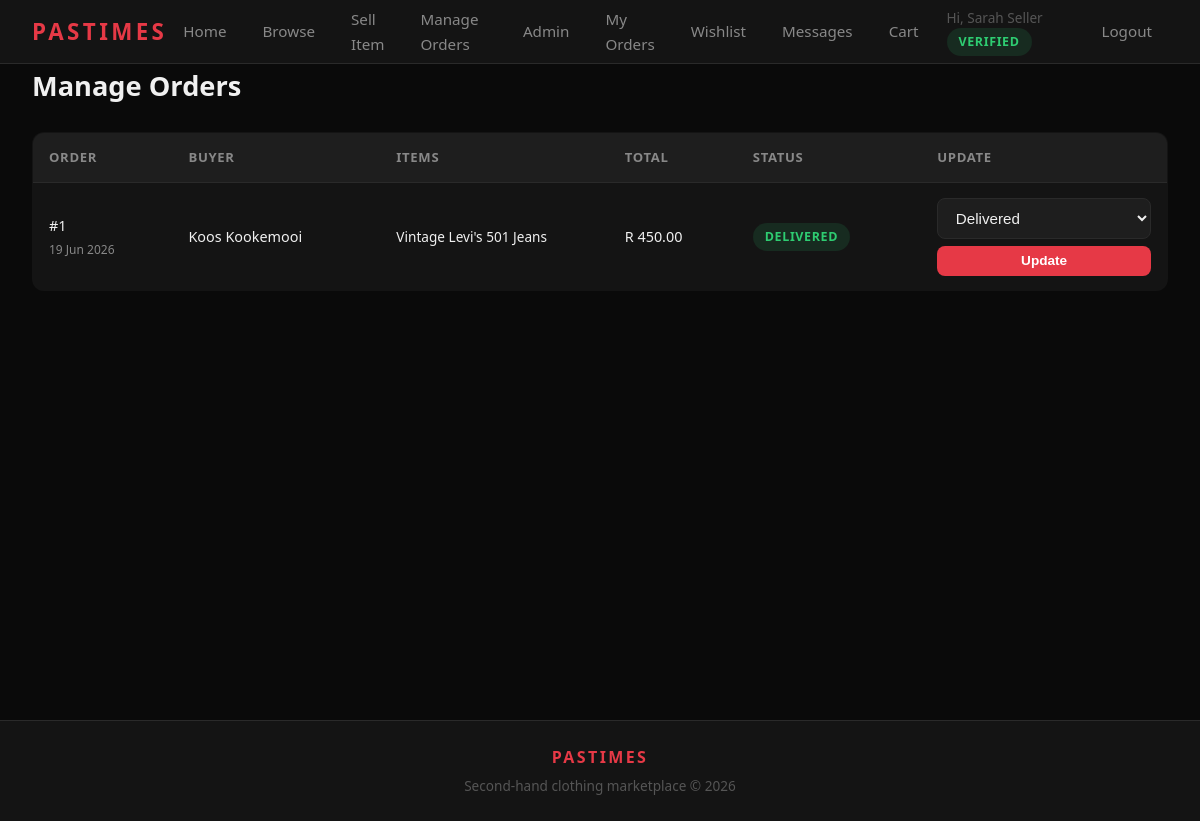
The app's page /orders/manage.php (signed in) with its own data.
### tables this page shows
CREATE TABLE tblOrders (
    id               INT           AUTO_INCREMENT PRIMARY KEY,
    buyer_id         INT           NOT NULL,
    total            DECIMAL(10,2) NOT NULL,
    delivery_address TEXT          NOT NULL,
    status           ENUM('Pending','Packed','In Transit','Delivered') NOT NULL DEFAULT 'Pending',
    tracking_number  VARCHAR(100)  NULL,
    payment_method   ENUM('Credit Card','Debit Card') NULL,
    created_at       DATETIME      DEFAULT CURRENT_TIMESTAMP,
    FOREIGN KEY (buyer_id) REFERENCES tblUser(id) ON DELETE RESTRICT,
    INDEX idx_buyer  (buyer_id),
    INDEX idx_status (status)
);

CREATE TABLE tblUser (
    id                  INT          AUTO_INCREMENT PRIMARY KEY,
    name                VARCHAR(100) NOT NULL,
    email               VARCHAR(100) NOT NULL UNIQUE,
    password_hash       VARCHAR(255) NOT NULL,
    role                ENUM('buyer','seller','admin') NOT NULL DEFAULT 'buyer',
    is_verified         TINYINT(1)   NOT NULL DEFAULT 0,
    seller_request      ENUM('none','pending','approved','rejected') NOT NULL DEFAULT 'none',
    seller_request_note TEXT         NULL,
    created_at          DATETIME     DEFAULT CURRENT_TIMESTAMP,
    last_login          DATETIME     NULL,
    INDEX idx_email (email),
    INDEX idx_role  (role)
);

### orders/manage.php (the view, shortened to what this page needs)
<?php
require_once __DIR__ . '/../config/db.php';
require_once __DIR__ . '/../includes/functions.php';
$stmt = mysqli_prepare($conn,
    "SELECT DISTINCT o.*, u.name AS buyer_name,
            GROUP_CONCAT(p.title SEPARATOR ', ') AS product_titles
     FROM tblOrders o
     JOIN order_items oi ON o.id = oi.order_id
     JOIN tblProducts p  ON oi.product_id = p.id
     JOIN tblUser u      ON o.buyer_id = u.id
     WHERE p.seller_id = ?
     GROUP BY o.id
     ORDER BY o.created_at DESC");
mysqli_stmt_bind_param($stmt, 'i', $_SESSION['user_id']);
mysqli_stmt_execute($stmt);
$orders = mysqli_fetch_all(mysqli_stmt_get_result($stmt), MYSQLI_ASSOC);
require_once __DIR__ . '/../includes/header.php';
?>
<h1 class="page-title">Manage Orders</h1>
<?php if (empty($orders)): ?>
    <div class="alert alert-error">No orders for your products yet.</div>
<?php else: ?>
<div class="table-wrap">
    <table class="data-table">
        <thead>
            <tr><th>Order</th><th>Buyer</th><th>Items</th><th>Total</th><th>Status</th><th>Update</th></tr>
        </thead>
        <tbody>
            <?php foreach ($orders as $o): ?>
            <tr>
                <td>#<?php echo $o['id']; ?><br><small class="text-muted"><?php echo date('d M Y', strtotime($o['created_at'])); ?></small></td>
                <td><?php echo h($o['buyer_name']); ?></td>
                <td style="max-width:160px; font-size:0.85rem;"><?php echo h($o['product_titles']); ?></td>
                <td>R <?php echo number_format($o['total'], 2); ?></td>
                <td><?php echo statusBadge($o['status']); ?></td>
                <td>
                    <form method="POST" action="" style="display:flex;flex-direction:column;gap:0.4rem;min-width:140px;">
                        <select name="status" class="form-control">
                            <?php foreach (['Pending','Packed','In Transit','Delivered'] as $s): ?>
                                <option value="<?php echo $s; ?>" <?php echo $o['status'] === $s ? 'selected' : ''; ?>><?php echo $s; ?></option>
                            <?php endforeach; ?>
                        </select>
                        <button type="submit" name="update_status" class="btn btn-primary btn-sm">Update</button>
                    </form>
                </td>
            </tr>
            <?php endforeach; ?>
        </tbody>
    </table>
</div>
<?php endif; ?>
<?php require_once __DIR__ . '/../includes/footer.php'; ?>

### includes/functions.php (shortened to what this page needs)
<?php
function h($str) {
    return htmlspecialchars((string)$str, ENT_QUOTES, 'UTF-8');
}
function statusBadge($status) {
    $map = [
        'Pending'    => 'status-pending',
        'Packed'     => 'status-packed',
        'In Transit' => 'status-transit',
        'Delivered'  => 'status-delivered',
    ];
    $class = $map[$status] ?? 'status-pending';
    return '<span class="status-badge ' . $class . '">' . h($status) . '</span>';
}
function verificationBadge($isVerified) {
    $class = $isVerified ? 'status-delivered' : 'status-pending';
    $label = $isVerified ? 'Verified' : 'Pending';
    return '<span class="status-badge ' . $class . '">' . h($label) . '</span>';
}
?>

### assets/css/main.css (style rules this page uses)
:root { --bg: #0a0a0a; --surface: #141414; --surface-2: #1e1e1e; --border: #2a2a2a; --border-light: #333333; --primary: #e63946; --primary-hover:#c1121f; --primary-dim: rgba(230,57,70,0.15); --text: #f0f0f0; --text-muted: #888888; --text-faint: #555555; --success: #2ecc71; --success-bg: rgba(46,204,113,0.12); --danger: #e74c3c; --danger-bg: rgba(231,76,60,0.12); --warning: #f39c12; --warning-bg: rgba(243,156,18,0.12); --info: #3498db; --info-bg: rgba(52,152,219,0.12); --radius: 8px; --radius-lg: 12px; --header-h: 64px; }
*,*::before,*::after { box-sizing:border-box; margin:0; padding:0; }
html { scroll-behavior:smooth; }
body { font-family:'Segoe UI',system-ui,-apple-system,sans-serif; background:var(--bg); color:var(--text); line-height:1.6; font-size:15px; }
.btn { display:inline-block; padding:0.55rem 1.25rem; border-radius:var(--radius); font-size:0.95rem; font-weight:600; cursor:pointer; border:none; text-align:center; transition:background 0.2s, transform 0.15s, box-shadow 0.2s; line-height:1.4; text-decoration:none; }
.btn-primary { background:var(--primary); color:#fff; }
.btn-sm { padding:0.35rem 0.8rem; font-size:0.85rem; }
.form-control { width:100%; padding:0.65rem 0.85rem; background:var(--surface-2); border:1px solid var(--border); border-radius:var(--radius); color:var(--text); font-size:0.95rem; transition:border-color 0.2s; appearance:auto; }
.form-control::placeholder { color:var(--text-faint); }
.page-title { font-size:1.7rem; font-weight:700; margin-bottom:1.5rem; color:var(--text); }
.text-muted { color:var(--text-muted); }
.data-table { width:100%; border-collapse:collapse; background:var(--surface); border-radius:var(--radius-lg); overflow:hidden; border:1px solid var(--border); }
.data-table th, .data-table td { padding:0.9rem 1rem; text-align:left; border-bottom:1px solid var(--border); font-size:0.9rem; }
.data-table th { background:var(--surface-2); font-weight:600; font-size:0.82rem; text-transform:uppercase; letter-spacing:0.05em; color:var(--text-muted); }
.data-table tr:last-child td { border-bottom:none; }
.table-wrap { overflow-x:auto; }
.status-badge { display:inline-block; padding:0.25rem 0.75rem; border-radius:100px; font-size:0.78rem; font-weight:700; text-transform:uppercase; letter-spacing:0.05em; }
.status-delivered { background:var(--success-bg); color:var(--success); }

### records on screen
tblorders: id "1", created_at "19 Jun 2026", buyer.name "Koos Kookemooi", product_titles "Vintage Levi's 501 Jeans", total "450.00", status "DELIVERED", status "Delivered"

### other values on screen
$_SESSION['user_name'] "Sarah Seller"
$label "VERIFIED"
